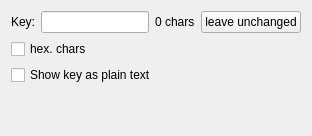
     <widget class="QWidget" name="pskTab">
      <attribute name="title">
       <string>Pre Shared Key</string>
      </attribute>
      <layout class="QVBoxLayout">
       <item>
        <layout class="QHBoxLayout" name="pskLayout">
         <item>
          <widget class="QLabel" name="keyLabel">
           <property name="text">
            <string>Key:</string>
           </property>
           <property name="margin">
            <number>-1</number>
           </property>
           <property name="buddy">
            <cstring>pskEdit</cstring>
           </property>
          </widget>
         </item>
         <item>
          <widget class="QLineEdit" name="pskEdit">
           <property name="maxLength">
            <number>63</number>
           </property>
           <property name="echoMode">
            <enum>QLineEdit::Password</enum>
           </property>
          </widget>
         </item>
         <item>
          <widget class="QLabel" name="charCountLabel">
           <property name="text">
            <string>0 chars</string>
           </property>
          </widget>
         </item>
         <item>
          <widget class="QPushButton" name="pskLeaveButton">
           <property name="text">
            <string>leave unchanged</string>
           </property>
           <property name="checkable">
            <bool>true</bool>
           </property>
          </widget>
         </item>
        </layout>
       </item>
       <item>
        <widget class="QCheckBox" name="pskHexCheck">
         <property name="text">
          <string>hex. chars</string>
         </property>
        </widget>
       </item>
       <item>
        <widget class="QCheckBox" name="showPlainPSKCheck">
         <property name="text">
          <string>Show key as plain text</string>
         </property>
        </widget>
       </item>
       <item>
        <spacer name="pskSpacer">
         <property name="orientation">
          <enum>Qt::Vertical</enum>
         </property>
         <property name="sizeHint" stdset="0">
          <size>
           <width>20</width>
           <height>40</height>
          </size>
         </property>
        </spacer>
       </item>
      </layout>
     </widget>
